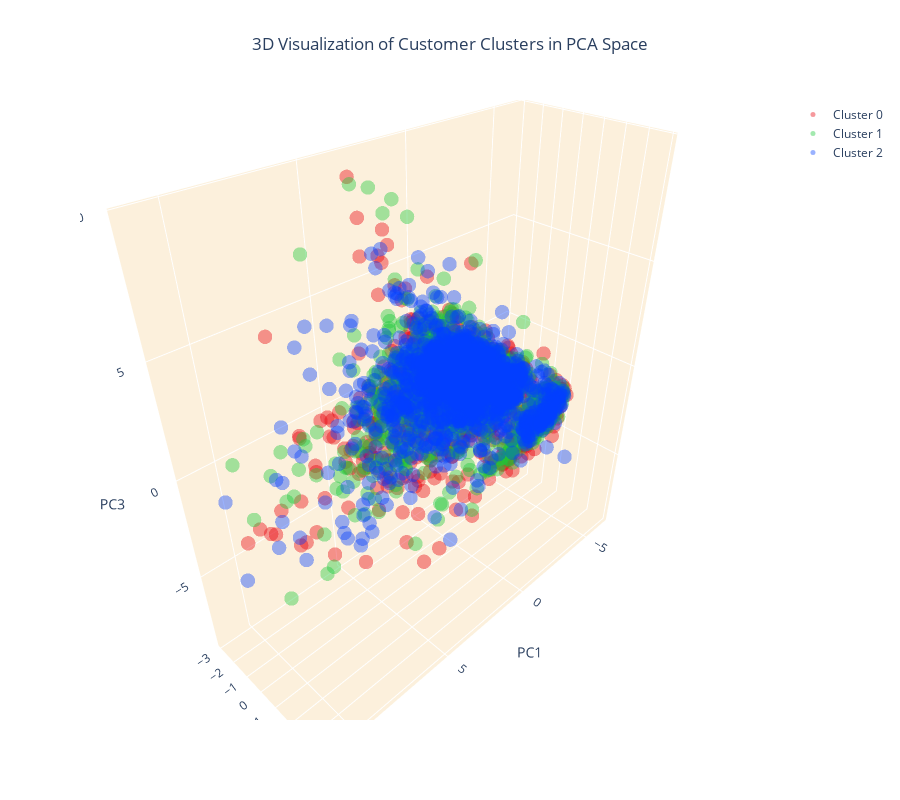

Notebook source saved alongside this figure:
### Markdown cell above
Visualizing the Clusters

### Code cell
colors = ['#e8000b', '#1ac938', '#023eff']

# Create separate data frames for each cluster
cluster_0 = df[df['cluster'] == 0]
cluster_1 = df[df['cluster'] == 1]
cluster_2 = df[df['cluster'] == 2]

# Create a 3D scatter plot
fig = go.Figure()

# Add data points for each cluster separately and specify the color
fig.add_trace(go.Scatter3d(x=cluster_0['PC1'], y=cluster_0['PC2'], z=cluster_0['PC3'], 
                           mode='markers', marker=dict(color=colors[0], size=5, opacity=0.4), name='Cluster 0'))
fig.add_trace(go.Scatter3d(x=cluster_1['PC1'], y=cluster_1['PC2'], z=cluster_1['PC3'], 
                           mode='markers', marker=dict(color=colors[1], size=5, opacity=0.4), name='Cluster 1'))
fig.add_trace(go.Scatter3d(x=cluster_2['PC1'], y=cluster_2['PC2'], z=cluster_2['PC3'], 
                           mode='markers', marker=dict(color=colors[2], size=5, opacity=0.4), name='Cluster 2'))

# Set the title and layout details
fig.update_layout(
    title=dict(text='3D Visualization of Customer Clusters in PCA Space', x=0.5),
    scene=dict(
        xaxis=dict(backgroundcolor="#fcf0dc", gridcolor='white', title='PC1'),
        yaxis=dict(backgroundcolor="#fcf0dc", gridcolor='white', title='PC2'),
        zaxis=dict(backgroundcolor="#fcf0dc", gridcolor='white', title='PC3'),
    ),
    width=900,
    height=800
)

# Show the plot
fig.show()

### Figure 1 — Plotly figure (JSON) as saved in the notebook; plotly's stock layout.template omitted (floating-point values rounded to 4 significant figures; data arrays with more than 128 entries replaced by an {"elided": "..."} marker saying what was removed)
{"data": [{"marker": {"color": "#e8000b", "opacity": 0.4, "size": 5}, "mode": "markers", "name": "Cluster 0", "type": "scatter3d", "x": {"elided": "1369 float values"}, "y": {"elided": "1369 float values"}, "z": {"elided": "1369 float values"}}, {"marker": {"color": "#1ac938", "opacity": 0.4, "size": 5}, "mode": "markers", "name": "Cluster 1", "type": "scatter3d", "x": {"elided": "1371 float values"}, "y": {"elided": "1371 float values"}, "z": {"elided": "1371 float values"}}, {"marker": {"color": "#023eff", "opacity": 0.4, "size": 5}, "mode": "markers", "name": "Cluster 2", "type": "scatter3d", "x": {"elided": "1327 float values"}, "y": {"elided": "1327 float values"}, "z": {"elided": "1327 float values"}}], "layout": {"height": 800, "scene": {"xaxis": {"backgroundcolor": "#fcf0dc", "gridcolor": "white", "title": {"text": "PC1"}}, "yaxis": {"backgroundcolor": "#fcf0dc", "gridcolor": "white", "title": {"text": "PC2"}}, "zaxis": {"backgroundcolor": "#fcf0dc", "gridcolor": "white", "title": {"text": "PC3"}}}, "title": {"text": "3D Visualization of Customer Clusters in PCA Space", "x": 0.5}, "width": 900}}
